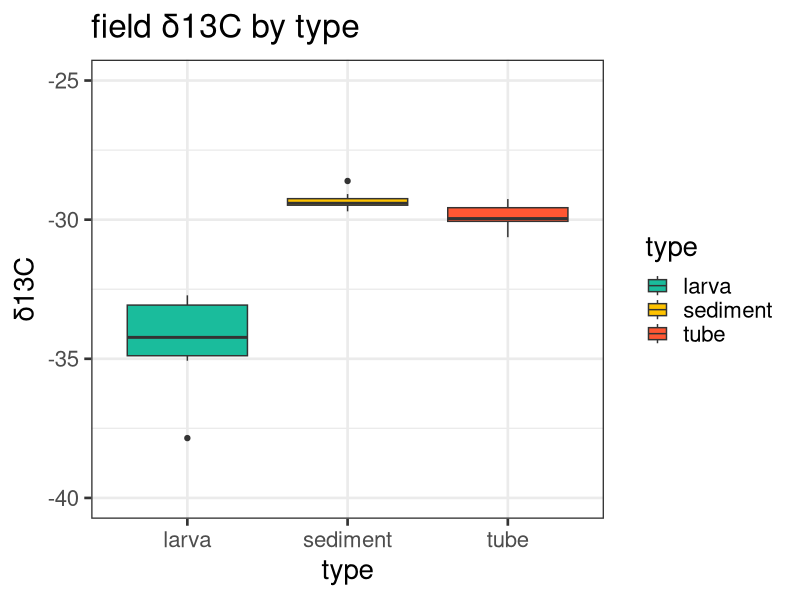
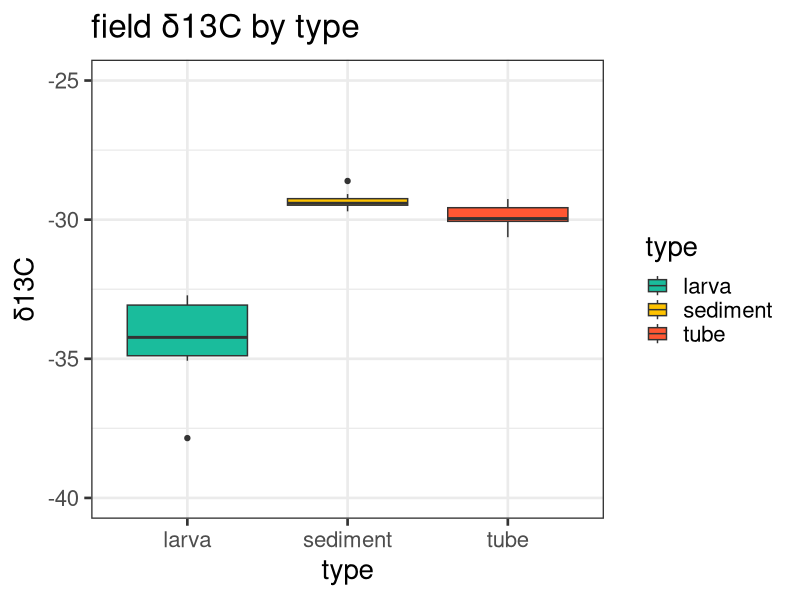

These figures' R source, in order:
#Steps:
#Read the data from the CSV file into R.
#Calculate the average δ13C for each category in the "comment" column.
#Plot the average δ13C for sediment, burrow, and larvae.
#Run ANOVA to see if there are significant differences between the groups.

#Install packages. Just do this once
install.packages("tidyverse")

# Load necessary library
library(tidyverse)

# Read the data from the CSV file 
#copy your file path and paste it between the quotes with forward slashes
setwd("C:/Users/16028/Desktop/Thesis/SI_code_figures/")
data <- read.csv("SI_field.csv")

# View the first few rows of the data to understand its structure
names(data)


# Plot boxplots of δ13C by comment

SIfield_plot <- ggplot(data, aes(x = type, y = d13C_avg, fill = type)) +
  geom_boxplot() +
  theme_bw(base_size = 20) +
  ylim(-40,-25) +
  labs(title = "field δ13C by type", x = "type", y = "δ13C") +
  scale_fill_manual(values=c("#1ABC9C", "#FFC300", "#FF5733"))  # Optional: Use a nicer color palette

SIfield_plot

ggsave("SIfield_plot.png")

# Ensure d13C and comment are appropriate types
data$d13C_avg <- as.numeric(data$d13C_avg)  # Ensure d13C is numeric
data$type <- as.factor(data$type)  # Ensure comment is a factor

# Run ANOVA
anova_result <- aov(d13C_avg ~ type, data = data)
summary(anova_result)
lm_result <- lm(d13C_avg ~ type, data = data)
summary(lm_result)
TukeyHSD(anova_result)

result <- oneway.test(d13C_avg ~ type, data = data)
summary(result)
